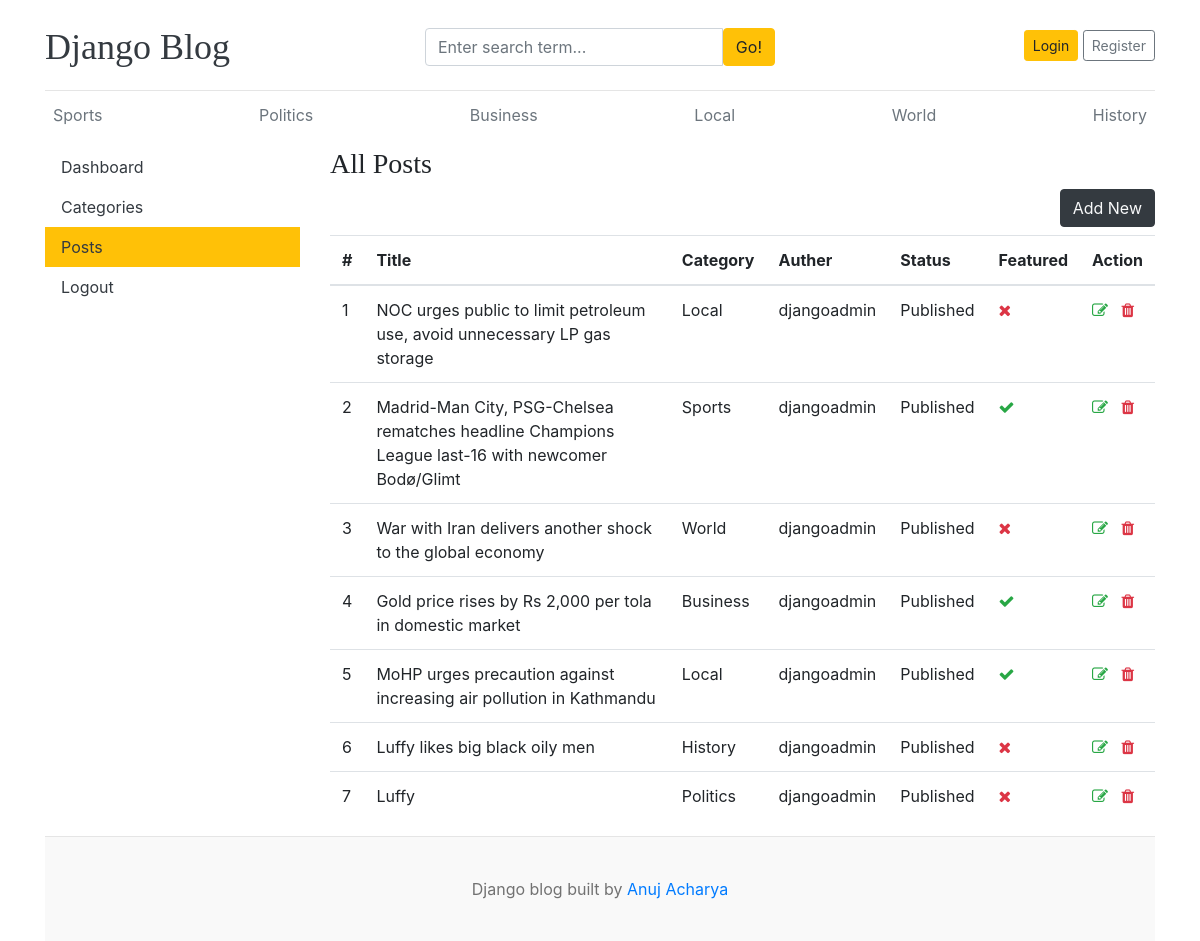
Page /dashboard/post/ on the earlier database version.
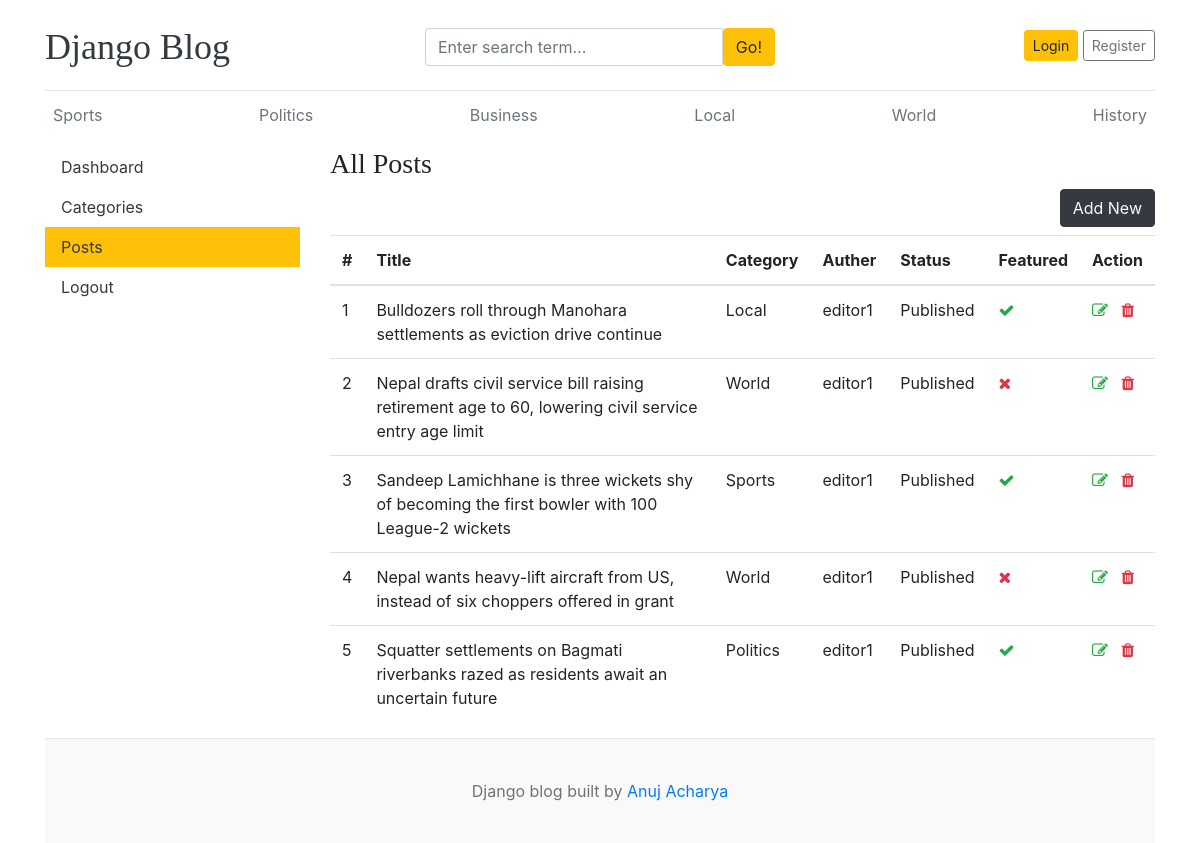
Same page on the later database version.
### blogs/models.py (models this page shows)
class Category(models.Model):
    category_name = models.CharField(max_length=100, unique=True)
    created_at = models.DateTimeField(auto_now_add=True)
    updated_at = models.DateTimeField(auto_now=True)
    class Meta:
        verbose_name_plural = 'categories'
    def __str__(self):
        return self.category_name

class Blog(models.Model):
     title = models.CharField(max_length=100)
     slug = models.SlugField(max_length=150, unique=True, blank=True)
     category = models.ForeignKey(Category, on_delete=models.CASCADE)
     author = models.ForeignKey(User, on_delete=models.CASCADE)
     featured_image = models.ImageField(upload_to='uploads/')
     short_description = models.TextField(max_length=500)
     blog_body = models.TextField(max_length=6000)
     status= models.CharField(max_length=100, choices=STATUS_CHOICES , default="Draft")
     is_featured = models.BooleanField(default=False)
     created_at = models.DateTimeField(auto_now_add=True)
     updated_at = models.DateTimeField(auto_now=True)
     def __str__(self):
         return self.title

### dashboard/views.py (the view)
# urls.py: path('post/', views.post, name='post'),
def post(request):
    post = Blog.objects.all()
    context = {
        'post':post,
    }
    return render(request, 'dashboard/post.html', context)

### blogs/context_processors.py (called while the page is built)
def get_categories(request):
    categories = Category.objects.all()
    return dict(categories  = categories)

def get_social_links(request):
    social_links = SocialLink.objects.all()
    return dict(social_links=social_links)

### templates/dashboard/post.html (shortened to what this page needs)
{% extends 'base.html' %}
{% block content %}
<div class="row">
   {% include 'dashboard/sidebar.html' %}
    <div class="col-md-9">
        <h3>All Posts</h3>
        <a href="{% url 'add_post' %}" class="btn btn-dark text-light float-right mb-2">Add New</a>
        <table class="table table-hover">
  <thead>
    <tr>
      <th>#</th>
      <th>Title</th>
      <th>Category</th>
      <th>Auther</th>
      <th>Status</th>
      <th>Featured</th>
      <th>Action</th>
    </tr>
  </thead>
  <tbody>
    {% for i in post%}
    <tr>
      <td>{{forloop.counter}}</td>
      <td>{{i}}</td>
      <td>{{i.category}}</td>
      <td>{{i.author}}</td>
      <td>{{i.status}}</td>
      <td>{% if i.is_featured %} <i class="fa fa-check text-success"></i>
        {% else %} <i class="fa fa-times text-danger"></i>
        {% endif %}</td>
      <td>
        <a href="{% url 'edit_post' i.id %}"><i class="fa fa-edit text-success"></i> </a>
       <a href="{% url 'delete_post' i.id %}"> <i class="fa fa-trash text-danger" ></i></a>
      </td>
    </tr>
    {% endfor %}
  </tbody>
</table>
    </div>
</div>
{% endblock %}

### templates/base.html (shortened to what this page needs)
{% load static %}
<!DOCTYPE html>
<html lang="en">
<head>
    <link href="https://getbootstrap.com/docs/4.0/dist/css/bootstrap.min.css" rel="stylesheet">
    <link href="{% static 'css/blog.css' %}" rel="stylesheet">
    <link rel="stylesheet" href="https://cdnjs.cloudflare.com/ajax/libs/font-awesome/4.7.0/css/font-awesome.min.css">
  </head>
<body>
    <div class="container">
<header class="blog-header py-3">
        <div class="row flex-nowrap justify-content-between align-items-center">
          <div class="col-4 pt-1">
            <a class="blog-header-logo text-dark" href="/">Django Blog</a>
          </div>
            <div class="col-4 pt-1">
              <form action="{% url 'search'%}" method="get">
               <div class="input-group">
                        <input class="form-control" name="keyword" type="text" value="{{keyword}}" placeholder="Enter search term..." aria-label="Enter search term..." aria-describedby="button-search" />
                        <button type= "submit " class="btn btn-warning" id="button-search" type="button">Go!</button>
                    </div>
                    </form>
            </div>
            <div class="col-4 d-flex justify-content-end align-items-center">
            {% if not user.is_authenticated %}
            <a class="btn btn-sm btn-warning" href="{% url 'login'  %}">Login</a> &nbsp;
            <a class="btn btn-sm btn-outline-secondary" href="{% url 'register' %}">Register</a>
            {% else %}
                <span><a href="{% url 'dashboard' %}">Dashboard</a></span>
                &emsp;
                <span><a href="{% url 'logout' %}">Logout</a></span>
            {% endif %}
          </div>
        </div>
      </header>
      <div class="nav-scroller py-1 mb-2">
        <nav class="nav d-flex justify-content-between">
          {% for i in categories %}
          <a class="p-2 text-muted" href="{% url 'post_by_category' i.id%}" >{{i.category_name}}</a>
          {% endfor %}
        </nav>
      </div>
{% block content %}
{% endblock %}
 <footer class="blog-footer">
  <p>Django blog built by <a href="#">Anuj Acharya</a></p>
</footer>
</body>
</html>

Differences in the rows shown:
removed Blog: title "NOC urges public to limit petroleum use, avoid unnecessary LP gas storage", category "Local", author "djangoadmin", status "Published", is_featured False (drawn)
removed Blog: title "Madrid-Man City, PSG-Chelsea rematches headline Champions League last-16 with newcomer Bodø/Glimt", category "Sports", author "djangoadmin", status "Published", is_featured True (drawn)
removed Blog: title "War with Iran delivers another shock to the global economy", category "World", author "djangoadmin", status "Published", is_featured False (drawn)
removed Blog: title "Gold price rises by Rs 2,000 per tola in domestic market", category "Business", author "djangoadmin", status "Published", is_featured True (drawn)
removed Blog: title "MoHP urges precaution against increasing air pollution in Kathmandu", category "Local", author "djangoadmin", status "Published", is_featured True (drawn)
removed Blog: title "Luffy likes big black oily men", category "History", author "djangoadmin", status "Published", is_featured False (drawn)
removed Blog: title "Luffy", category "Politics", author "djangoadmin", status "Published", is_featured False (drawn)
added Blog: title "Bulldozers roll through Manohara settlements as eviction drive continue", category "Local", author "editor1", status "Published", is_featured True (drawn)
added Blog: title "Nepal drafts civil service bill raising retirement age to 60, lowering civil service entry age limit", category "World", author "editor1", status "Published", is_featured False (drawn)
added Blog: title "Sandeep Lamichhane is three wickets shy of becoming the first bowler with 100 League-2 wickets", category "Sports", author "editor1", status "Published", is_featured True (drawn)
added Blog: title "Nepal wants heavy-lift aircraft from US, instead of six choppers offered in grant", category "World", author "editor1", status "Published", is_featured False (drawn)
added Blog: title "Squatter settlements on Bagmati riverbanks razed as residents await an uncertain future", category "Politics", author "editor1", status "Published", is_featured True (drawn)
